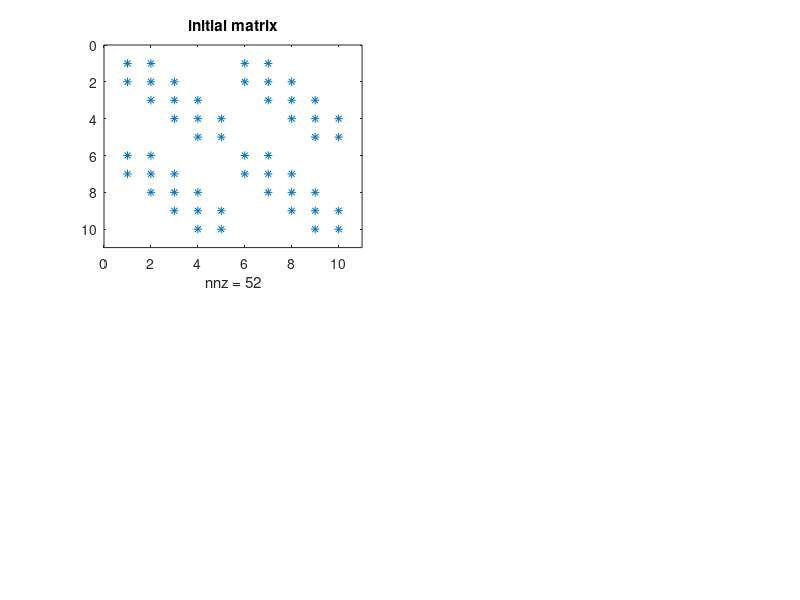

The MATLAB script that drew this image: (Note: this script raises an error after producing the figure.)
%
clear all
%
N = 5
%
A = sparse(N,N);
%
D = sparse(1:N,1:N,   4,N,N);
E = sparse(2:N,1:N-1, 2,N,N);
%F = sparse(3:N,1:N-2, 1,N,N);
%
%A = D + E + E' + F + F' ;
A = D + E + E'  ;
%
T = sparse(2*N,2*N);
T(  1:N  ,  1:N  ) = A;
T(N+1:N+N,1+N:N+N) = A;
T(N+1:N+N,  1:N  ) = A;
T(  1:  N,N+1:N+N) = A;
spy(T);
%
figure(1);
subplot(2,2,1)
spy(T); title('initial matrix');
%
p2 = symmmd(T); B = T(p2,p2);
%
subplot(2,2,2);
spy(B); title('with minimum degre'); 
%
%
p3 = symrcm(T); C = T(p3,p3);
%
subplot(2,2,4);
spy(C); title('with cuthill-mackee');
%
%
subplot(2,2,3);
spy(T(:,p3)); title('just with colperm');
%
%
%
% LU factorisation
%[L1,U1] = luinc(T,0.0);
%[L2,U2] = luinc(B,0.0);
%[L3,U3] = luinc(C,0.0);
%
%figure(2)
%subplot(2,2,1); spy(L1+U1);
%subplot(2,2,2); spy(L2+U2);
%subplot(2,2,4); spy(L3+U3);
